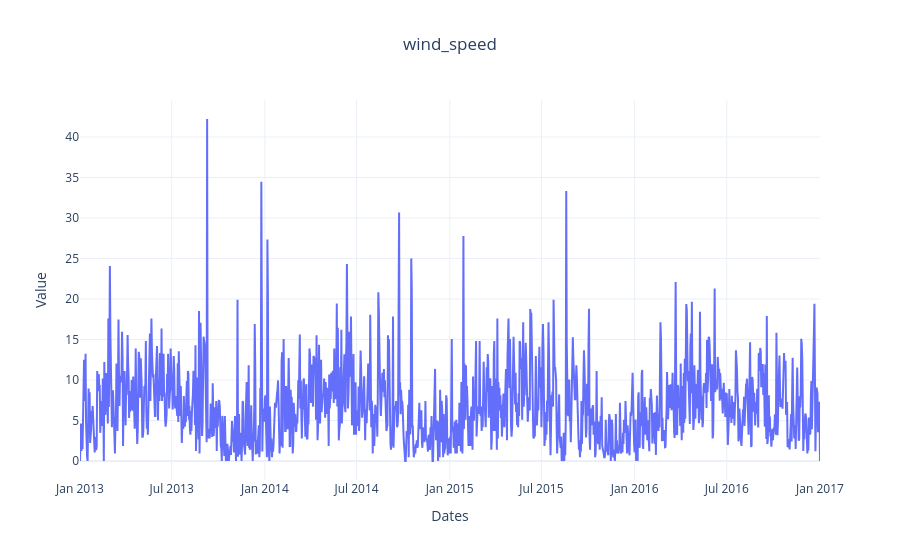

The cell this chart's notebook holds for it:
### Code cell
fig_temp=go.Figure()
fig_temp.add_trace(go.Scatter(x=data_train_date.index, y=data_train_date["wind_speed"], mode="lines"))
fig_temp.update_layout(title="wind_speed", xaxis_title="Dates", yaxis_title="Value", template="plotly_white", title_x=0.5)
fig_temp.show()

### Figure 1 — Plotly figure (JSON) as saved in the notebook; plotly's stock layout.template omitted (floating-point values rounded to 4 significant figures; data arrays with more than 128 entries replaced by an {"elided": "..."} marker saying what was removed)
{"data": [{"mode": "lines", "type": "scatter", "x": {"elided": "1462 str values"}, "y": {"elided": "1462 float values"}}], "layout": {"autosize": true, "title": {"text": "wind_speed", "x": 0.5}, "xaxis": {"autorange": true, "range": ["2013-01-01", "2017-01-01"], "title": {"text": "Dates"}, "type": "date"}, "yaxis": {"autorange": true, "range": [-2.346, 44.57], "title": {"text": "Value"}, "type": "linear"}}}
